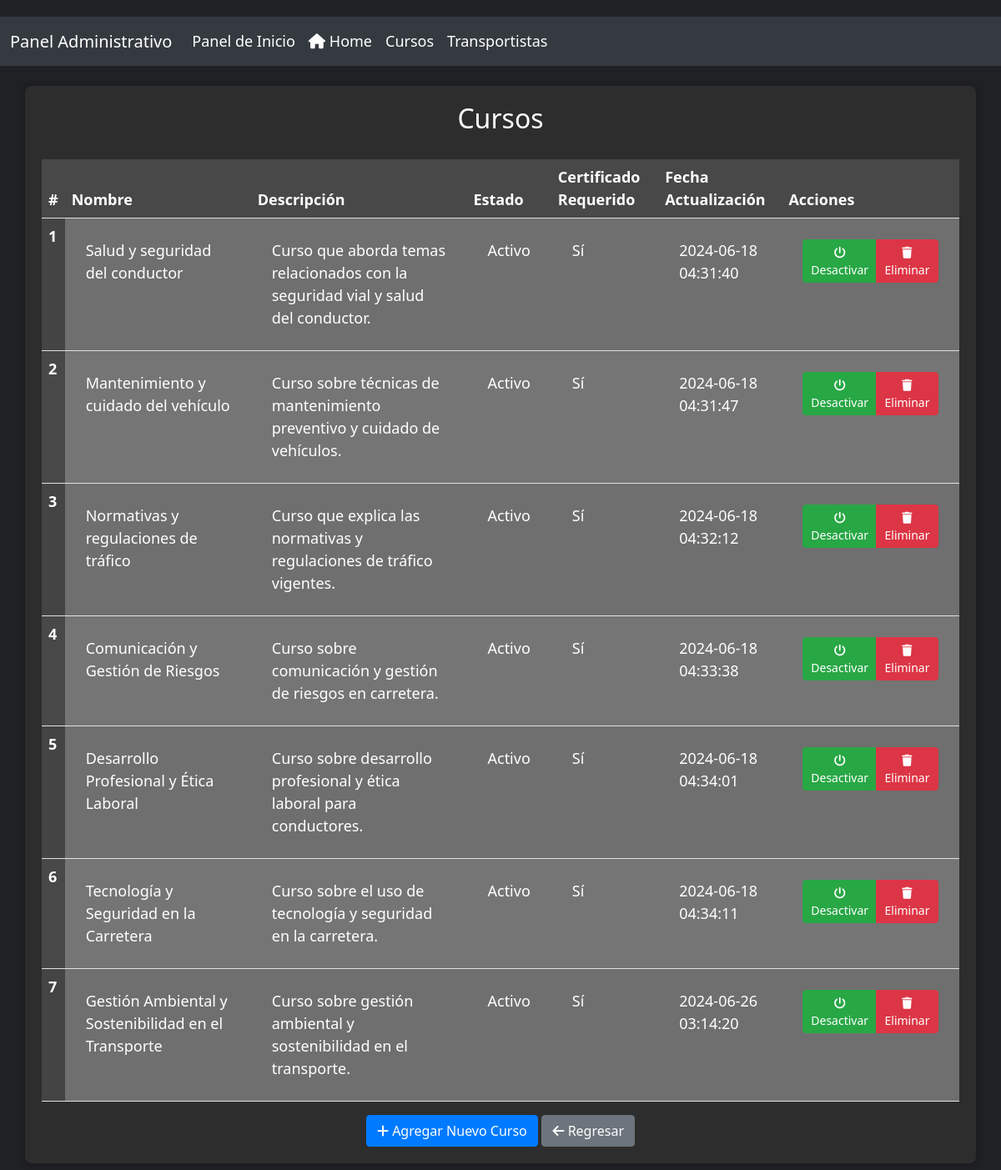
Screenshot of /admin/admin_cursos.php (signed in) with the database file from the repository.
### tables this page shows
CREATE TABLE `cursos`  (
  `ID` int(11) NOT NULL AUTO_INCREMENT,
  `Nombre` varchar(255) NULL DEFAULT NULL,
  `Descripcion` text NULL,
  `Estado` varchar(50) NULL DEFAULT NULL,
  `FechaActualizacion` timestamp NOT NULL DEFAULT CURRENT_TIMESTAMP ON UPDATE CURRENT_TIMESTAMP,
  `CertificadoRequerido` tinyint(1) NULL DEFAULT NULL,
  `IDAdmin` int(11) NULL DEFAULT NULL,
  `MiniaturaCurso` varchar(255) NULL DEFAULT NULL,
  PRIMARY KEY (`ID`) USING BTREE,
  INDEX `fk_admin`(`IDAdmin`) USING BTREE,
  CONSTRAINT `fk_admin` FOREIGN KEY (`IDAdmin`) REFERENCES `transportistas` (`ID`) ON DELETE RESTRICT ON UPDATE RESTRICT
);

### admin/admin_cursos.php (the view, shortened to what this page needs)
<?php
require_once '../Conexion/conectar.php';
$stmt = mysqli_prepare($cn, "SELECT ID, Nombre, Descripcion, Estado, FechaActualizacion, CertificadoRequerido FROM cursos");
mysqli_stmt_execute($stmt);
mysqli_stmt_bind_result($stmt, $id, $nombre, $descripcion, $estado, $fecha_actualizacion, $certificado_requerido);
$cursos = [];
while (mysqli_stmt_fetch($stmt)) {
    $cursos[] = [
        'ID' => $id,
        'Nombre' => $nombre,
        'Descripcion' => $descripcion,
        'Estado' => $estado,
        'FechaActualizacion' => $fecha_actualizacion,
        'CertificadoRequerido' => $certificado_requerido
    ];
}
?>
<!DOCTYPE html>
<html lang="es">
<head>
    <link href="https://cdnjs.cloudflare.com/ajax/libs/font-awesome/6.0.0-beta3/css/all.min.css" rel="stylesheet">
    <link href="https://cdn.jsdelivr.net/npm/bootstrap@5.3.0/dist/css/bootstrap.min.css" rel="stylesheet">
    <link rel="stylesheet" href="admin/styles/styles.css">
</head>
<body>
    <nav class="navbar navbar-expand-lg navbar-dark">
        <div class="container-fluid">
            <a class="navbar-brand" href="#">Panel Administrativo</a>
            <div class="collapse navbar-collapse" id="navbarNav">
                <ul class="navbar-nav">
                    <li class="nav-item">
                        <a class="nav-link" href="../admin.php">Panel de Inicio</a>
                    </li>
                    <li class="nav-item">
                        <a class="nav-link" href="../home.php"><i class="fas fa-home"></i> Home</a>
                    </li>
                    <li class="nav-item">
                        <a class="nav-link" href="admin_cursos.php">Cursos</a>
                    <li class="nav-item">
                        <a class="nav-link" href="admin_transportistas.php">Transportistas</a>
                    </li>
                </ul>
            </div>
        </div>
    </nav>
    <div class="container mt-4">
        <h2 class="table-title">Cursos</h2>
        <table class="table table-striped">
            <thead>
                <tr>
                    <th scope="col">#</th>
                    <th scope="col">Nombre</th>
                    <th scope="col">Descripción</th>
                    <th scope="col">Estado</th>
                    <th scope="col">Certificado Requerido</th>
                    <th scope="col">Fecha Actualización</th>
                    <th scope="col">Acciones</th>
                </tr>
            </thead>
            <tbody>
                <?php foreach ($cursos as $curso) : ?>
                    <tr>
                        <th scope="row"><?php echo $curso['ID']; ?></th>
                        <td><?php echo $curso['Nombre']; ?></td>
                        <td><?php echo $curso['Descripcion']; ?></td>
                        <td><?php echo $curso['Estado']; ?></td>
                        <td><?php echo $curso['CertificadoRequerido'] ? 'Sí' : 'No'; ?></td>
                        <td><?php echo $curso['FechaActualizacion']; ?></td>
                        <td>
                            <form method="POST" action="activar_curso.php">
                                <div class="btn-group">
                                    <button type="submit" class="btn btn-success btn-sm"><i class="fas fa-power-off"></i> <?php echo $curso['Estado'] == 'Activo' ? 'Desactivar' : 'Activar'; ?></button>
                                    <a href="borrar_curso.php?id=<?php echo $curso['ID']; ?>" onclick="return confirm('¿Estás seguro de que deseas eliminar este curso?');" class="btn btn-danger btn-sm"><i class="fas fa-trash"></i> Eliminar</a>
                                </div>
                            </form>
                        </td>
                    </tr>
                <?php endforeach; ?>
            </tbody>
        </table>
        <div class="text-end">
            <a href="agregar_curso.php" class="btn btn-primary"><i class="fas fa-plus"></i> Agregar Nuevo Curso</a>
            <a href="../admin.php" class="btn btn-secondary"><i class="fas fa-arrow-left"></i> Regresar</a>
        </div>
    </div>
</body>
</html>

### admin/styles/styles.css (style rules this page uses)
body { background-color: #1e1e2d; color: #ffffff; font-size: 18px; }
.navbar { background-color: #2c2c38; }
.navbar-brand, .nav-link { color: #ffffff; }
.container { display: flex; justify-content: center; align-items: center; flex-direction: column; min-height: 70vh; }
a { color: inherit; text-decoration: none; }

### admin/admin_cursos.php (style rules this page uses)
body { background-color: #202124; color: #ffffff; padding-top: 20px; padding-bottom: 20px; }
.navbar { background-color: #343a40 !important; }
.container { background-color: #2d2d2d; border-radius: 8px; padding: 20px; box-shadow: 0px 0px 10px rgba(0, 0, 0, 0.3); }
.table { background-color: #373737; color: #ffffff; }
.table th { background-color: #484848; color: #ffffff; }
.table td { padding: 25px; background-color: #757575; color: #ffffff; }
.table thead { background-color: #343a40; }
.table-title { margin-bottom: 30px; }
.btn { border-radius: 4px; }
.btn-primary { background-color: #007bff; border-color: #007bff; }
.btn-danger { background-color: #dc3545; border-color: #dc3545; }
.btn-success { background-color: #28a745; border-color: #28a745; }

### rows the page displays
cursos: ID "1", Nombre "Salud y seguridad del conductor", Descripcion "Curso que aborda temas relacionados con la seguridad vial y salud del conductor.", Estado "Activo", CertificadoRequerido "Sí", FechaActualizacion "2024-06-18 04:31:40", shows "Desactivar"
cursos: ID "2", Nombre "Mantenimiento y cuidado del vehículo", Descripcion "Curso sobre técnicas de mantenimiento preventivo y cuidado de vehículos.", Estado "Activo", CertificadoRequerido "Sí", FechaActualizacion "2024-06-18 04:31:47", shows "Desactivar"
cursos: ID "3", Nombre "Normativas y regulaciones de tráfico", Descripcion "Curso que explica las normativas y regulaciones de tráfico vigentes.", Estado "Activo", CertificadoRequerido "Sí", FechaActualizacion "2024-06-18 04:32:12", shows "Desactivar"
cursos: ID "4", Nombre "Comunicación y Gestión de Riesgos", Descripcion "Curso sobre comunicación y gestión de riesgos en carretera.", Estado "Activo", CertificadoRequerido "Sí", FechaActualizacion "2024-06-18 04:33:38", shows "Desactivar"
cursos: ID "5", Nombre "Desarrollo Profesional y Ética Laboral", Descripcion "Curso sobre desarrollo profesional y ética laboral para conductores.", Estado "Activo", CertificadoRequerido "Sí", FechaActualizacion "2024-06-18 04:34:01", shows "Desactivar"
cursos: ID "6", Nombre "Tecnología y Seguridad en la Carretera", Descripcion "Curso sobre el uso de tecnología y seguridad en la carretera.", Estado "Activo", CertificadoRequerido "Sí", FechaActualizacion "2024-06-18 04:34:11", shows "Desactivar"
cursos: ID "7", Nombre "Gestión Ambiental y Sostenibilidad en el Transporte", Descripcion "Curso sobre gestión ambiental y sostenibilidad en el transporte.", Estado "Activo", CertificadoRequerido "Sí", FechaActualizacion "2024-06-26 03:14:20", shows "Desactivar"
